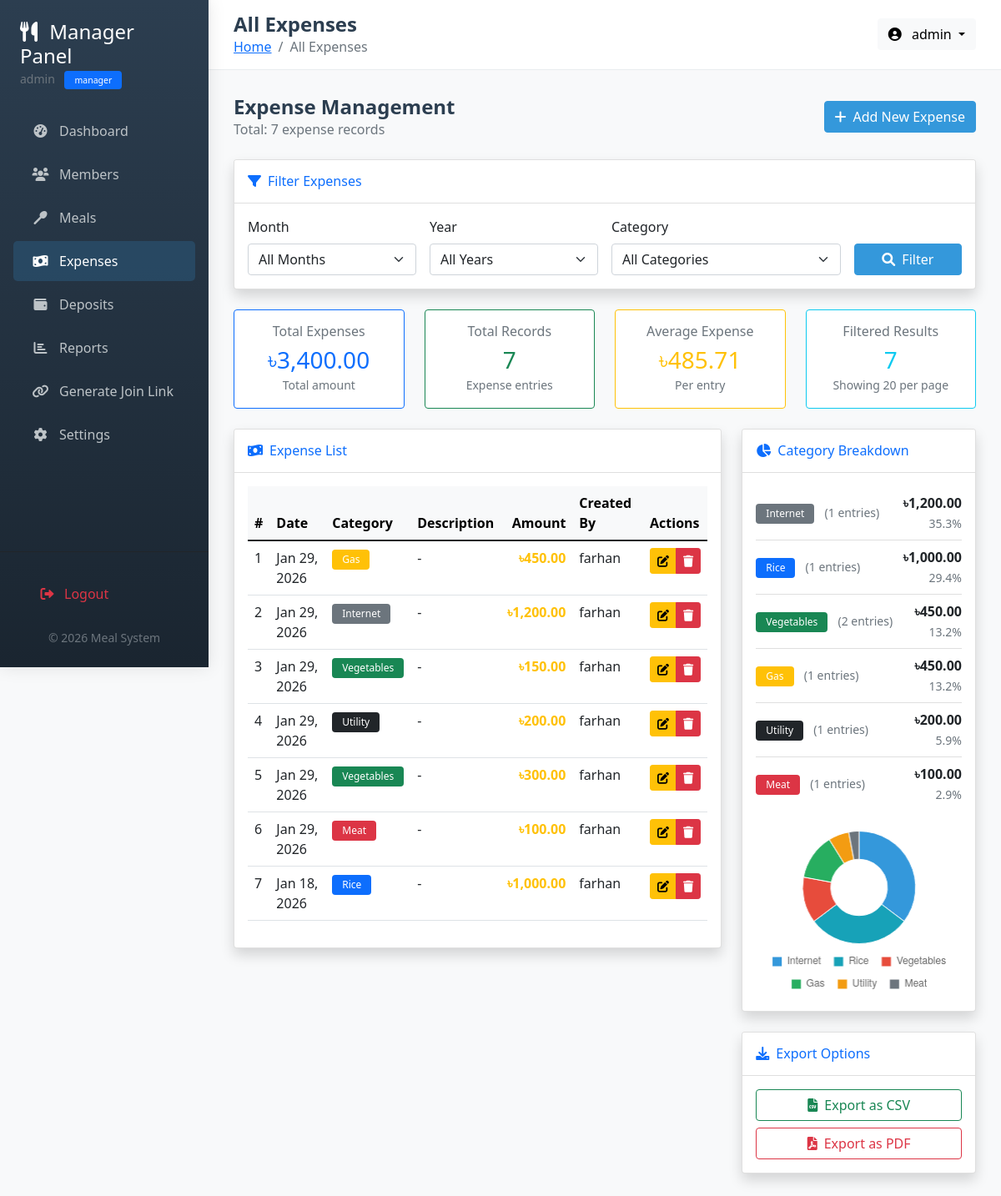
Page /manager/expenses.php (signed in) on the committed database.
### tables this page shows
CREATE TABLE `expenses` (
  `expense_id` int(11) NOT NULL,
  `amount` decimal(10,2) NOT NULL,
  `category` enum('Rice','Fish','Meat','Vegetables','Gas','Internet','Utility','Others') NOT NULL DEFAULT 'Others',
  `description` text DEFAULT NULL,
  `expense_date` date NOT NULL,
  `created_by` int(11) NOT NULL,
  `created_at` timestamp NOT NULL DEFAULT current_timestamp(),
  `updated_at` timestamp NOT NULL DEFAULT current_timestamp() ON UPDATE current_timestamp()
);

CREATE TABLE `users` (
  `user_id` int(11) NOT NULL,
  `username` varchar(50) NOT NULL,
  `email` varchar(100) NOT NULL,
  `password` varchar(255) NOT NULL,
  `role` enum('manager','member') NOT NULL DEFAULT 'member',
  `member_id` int(11) DEFAULT NULL,
  `last_login` datetime DEFAULT NULL,
  `created_at` timestamp NOT NULL DEFAULT current_timestamp(),
  `is_active` tinyint(1) DEFAULT 1
);

### manager/expenses.php (the view, shortened to what the rows shown need)
<?php
require_once __DIR__ . '/../config/database.php';
require_once __DIR__ . '/../includes/functions.php';
$functions = new Functions();
$filter_month = isset($_GET['month']) && $_GET['month'] !== '' ? intval($_GET['month']) : '';
$filter_year = isset($_GET['year']) && $_GET['year'] !== '' ? intval($_GET['year']) : '';
$filter_category = isset($_GET['category']) ? $_GET['category'] : '';
require_once __DIR__ . '/../includes/header.php';
$where_conditions = ["1=1"];
$params = [];
$param_types = "";
$where_clause = implode(" AND ", $where_conditions);
$page = isset($_GET['page']) ? max(1, intval($_GET['page'])) : 1;
$per_page = 20;
$offset = ($page - 1) * $per_page;
$sql = "SELECT e.*, u.username as created_by_name
        FROM expenses e
        LEFT JOIN users u ON e.created_by = u.user_id
        WHERE $where_clause
        ORDER BY e.expense_date DESC, e.created_at DESC
        LIMIT ? OFFSET ?";
$params_with_limit = $params;
$param_types_with_limit = $param_types;
$params_with_limit[] = $per_page;
$params_with_limit[] = $offset;
$param_types_with_limit .= "ii";
$stmt = mysqli_prepare($conn, $sql);
mysqli_stmt_bind_param($stmt, $param_types_with_limit, ...$params_with_limit);
mysqli_stmt_execute($stmt);
$result = mysqli_stmt_get_result($stmt);
$expenses = mysqli_fetch_all($result, MYSQLI_ASSOC);
$breakdown_sql = "SELECT category, SUM(amount) as total, COUNT(*) as count
                  FROM expenses e
                  WHERE $where_clause
                  GROUP BY category
                  ORDER BY total DESC";
$breakdown_stmt = mysqli_prepare($conn, $breakdown_sql);
mysqli_stmt_execute($breakdown_stmt);
$breakdown_result = mysqli_stmt_get_result($breakdown_stmt);
$category_breakdown = $breakdown_result ? mysqli_fetch_all($breakdown_result, MYSQLI_ASSOC) : [];
?>
<div class="row">
    <div class="col-lg-8 mb-4">
        <div class="card shadow">
            <div class="card-body">
                <?php if (empty($expenses)): ?>
                <div class="text-center py-5">
                    <i class="fas fa-money-bill-wave fa-3x text-muted mb-3"></i>
                    <h5>No Expenses Found</h5>
                    <p class="text-muted">
                        <?php if ($filter_month || $filter_year || $filter_category): ?>
                        Try adjusting your filters or
                        <?php endif; ?>
                        Add your first expense to get started
                    </p>
                    <?php if ($filter_month || $filter_year || $filter_category): ?>
                    <a href="expenses.php" class="btn btn-outline-secondary me-2">
                        <i class="fas fa-times me-2"></i>Clear Filters
                    </a>
                    <?php endif; ?>
                    <a href="add_expense.php" class="btn btn-primary">
                        <i class="fas fa-plus me-2"></i>Add First Expense
                    </a>
                </div>
                <?php else: ?>
                <div class="table-responsive">
                    <table class="table table-hover">
                        <thead class="table-light">
                            <tr>
                                <th>#</th>
                                <th>Date</th>
                                <th>Category</th>
                                <th>Description</th>
                                <th class="text-end">Amount</th>
                                <th>Created By</th>
                                <th>Actions</th>
                            </tr>
                        </thead>
                        <tbody>
                            <?php $counter = ($page - 1) * $per_page + 1; ?>
                            <?php foreach ($expenses as $expense): ?>
                            <tr>
                                <td><?php echo $counter++; ?></td>
                                <td><?php echo $functions->formatDate($expense['expense_date']); ?></td>
                                <td>
                                    <span class="badge bg-<?php echo getCategoryColor($expense['category']); ?>">
                                        <?php echo $expense['category']; ?>
                                    </span>
                                </td>
                                <td><?php echo htmlspecialchars($expense['description'] ?: '-'); ?></td>
                                <td class="text-end"><strong class="text-warning"><?php echo $functions->formatCurrency($expense['amount']); ?></strong></td>
                                <td><?php echo $expense['created_by_name'] ?: 'System'; ?></td>
                                <td>
                                    <div class="btn-group btn-group-sm" role="group">
                                        <a href="edit_expense.php?id=<?php echo $expense['expense_id']; ?>" class="btn btn-warning" title="Edit">
                                            <i class="fas fa-edit"></i>
                                        </a>
                                        <button type="button" class="btn btn-danger"
                                                onclick="confirmDelete(<?php echo $expense['expense_id']; ?>, '<?php echo addslashes($expense['category']); ?>', '<?php echo $expense['expense_date']; ?>')"
                                                title="Delete">
                                            <i class="fas fa-trash"></i>
                                        </button>
                                    </div>
                                </td>
                            </tr>
                            <?php endforeach; ?>
                        </tbody>
                    </table>
                </div>
                <?php endif;  ?>
            </div>
        </div>
    </div>
</div>
<?php
function getCategoryColor($category) {
    $colors = [
        'Rice' => 'primary',
        'Fish' => 'info',
        'Meat' => 'danger',
        'Vegetables' => 'success',
        'Gas' => 'warning',
        'Internet' => 'secondary',
        'Utility' => 'dark',
        'Others' => 'light'
    ];
    return $colors[$category] ?? 'light';
}
?>
<script>
function confirmDelete(expenseId, category, date) {
    if (confirm('Are you sure you want to delete expense "' + category + '" from ' + date + '?')) {
        let url = 'expenses.php?delete=' + expenseId;
        // Add current filter parameters
        const month = <?php echo $filter_month ? "'$filter_month'" : "''"; ?>;
        const year = <?php echo $filter_year ? "'$filter_year'" : "''"; ?>;
        const categoryFilter = <?php echo $filter_category ? "'" . addslashes($filter_category) . "'" : "''"; ?>;
        const page = <?php echo $page; ?>;
        if (month) url += '&month=' + month;
        if (year) url += '&year=' + year;
        if (categoryFilter) url += '&category=' + encodeURIComponent(categoryFilter);
        if (page > 1) url += '&page=' + page;
        window.location.href = url;
    }
}
<?php if (!empty($category_breakdown)): ?>
document.addEventListener('DOMContentLoaded', function() {
    const ctx = document.getElementById('categoryChart').getContext('2d');
    const categoryChart = new Chart(ctx, {
        type: 'doughnut',
        data: {
            labels: [
                <?php foreach ($category_breakdown as $item): ?>
                '<?php echo $item['category']; ?>',
                <?php endforeach; ?>
            ],
            datasets: [{
                data: [
                    <?php foreach ($category_breakdown as $item): ?>
                    <?php echo $item['total']; ?>,
                    <?php endforeach; ?>
                ],
                backgroundColor: [
                    '#3498db', '#17a2b8', '#e74c3c', '#27ae60',
                    '#f39c12', '#6c757d', '#2c3e50', '#95a5a6'
                ],
                borderWidth: 1
            }]
        },
        options: {
            responsive: true,
            maintainAspectRatio: false,
            plugins: {
                legend: {
                    position: 'bottom',
                    labels: {
                        boxWidth: 12,
                        padding: 15
                    }
                }
            }
        }
    });
});
<?php endif; ?>
</script>
<?php
require_once __DIR__ . '/../includes/footer.php';
?>

### rows in the picture
expenses: expense_date "Jan 29, 2026", category "Gas", description "-", amount "৳450.00", created_by.username "farhan"
expenses: expense_date "Jan 29, 2026", category "Internet", description "-", amount "৳1,200.00", created_by.username "farhan"
expenses: expense_date "Jan 29, 2026", category "Vegetables", description "-", amount "৳150.00", created_by.username "farhan"
expenses: expense_date "Jan 29, 2026", category "Utility", description "-", amount "৳200.00", created_by.username "farhan"
expenses: expense_date "Jan 29, 2026", category "Vegetables", description "-", amount "৳300.00", created_by.username "farhan"
expenses: expense_date "Jan 29, 2026", category "Meat", description "-", amount "৳100.00", created_by.username "farhan"
expenses: expense_date "Jan 18, 2026", category "Rice", description "-", amount "৳1,000.00", created_by.username "farhan"

### other values in the picture
$_SESSION['username'] "admin"
$_SESSION['role'] "manager"
$page_title "All Expenses"
$total_records "7"
$functions->formatCurrency($summary['total_amount'] ?: 0) "৳3,400.00"
$summary['total_expenses'] ?: 0 "7"
$functions->formatCurrency($summary['avg_expense'] ?: 0) "৳485.71"
count($expenses) "7"
$per_page "20"
$item['category'] "Internet"
$item['count'] "1"
$functions->formatCurrency($item['total']) "৳1,200.00"
$percentage "35.3"
$item['category'] "Rice"
$functions->formatCurrency($item['total']) "৳1,000.00"
